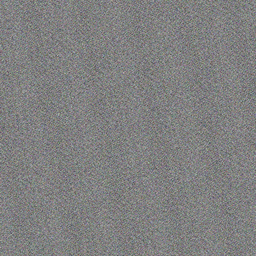
#> input picture Images/encrypted.png, 256 x 256 px, shrunk from 1060 x 1060 before the run, found by its file name; the run also reads 1 picture not shown here
$ python main.py
#> lines starting #> are read from the running program, lines starting #| are printed output that depends on the picture
### read_from_img.py
"""
Load RGB images as NumPy tensors and pad so height and width are multiples of k
(key-matrix dimension) and equal (square tensor), so Arnold scrambling works on
each channel without extra reshaping.

Depends: numpy, Pillow (pip install numpy pillow).
"""

from __future__ import annotations

from pathlib import Path
from typing import Tuple, Union

import numpy as np
from PIL import Image

PathLike = Union[str, Path]


class PaddedRGBImageLoader:
    """
    Read images from a directory, build a uint8 rank-3 tensor (N, N, 3).
    Each side is rounded up to a multiple of k; the shorter side is then padded
    to match the longer so H == W (square), compatible with the Arnold map.
    """

    def __init__(self, k: int, images_dir: PathLike | None = None) -> None:
        if k < 1:
            raise ValueError("k (key matrix dimension) must be a positive integer.")
        self.k = k
        base = Path(__file__).resolve().parent
        self.images_dir = Path(images_dir) if images_dir is not None else base / "Images" / "Original"
        self.images_dir = self.images_dir.resolve()

        self._tensor: np.ndarray | None = None
        self._original_shape: tuple[int, int] | None = None
        self._padded_shape: tuple[int, int] | None = None

    def _pad_spatial(self, arr: np.ndarray) -> np.ndarray:
        """
        Pad (H, W, C) so the result is square with side length a multiple of k.

        First round H and W up to multiples of k; then pad the shorter axis
        (bottom/right) up to max of those two sides so Arnold can run on (N, N).
        """
        h, w = arr.shape[0], arr.shape[1]
        kh = ((h + self.k - 1) // self.k) * self.k
        kw = ((w + self.k - 1) // self.k) * self.k
        side = max(kh, kw)
        pad_h = side - h
        pad_w = side - w
        if pad_h == 0 and pad_w == 0:
            return arr
        return np.pad(
            arr,
            ((0, pad_h), (0, pad_w), (0, 0)),
            mode="constant",
            constant_values=0,
        )

    def load(self, filename: str) -> Tuple[np.ndarray, np.ndarray, np.ndarray]:
        """
        Load ``filename`` from ``images_dir``, return (R, G, B) each shape (N, N),
        uint8, with identical spatial padding on all channels (square, multiple of k).
        """
        path = self.images_dir / filename
        if not path.is_file():
            raise FileNotFoundError(f"No image at {path}")

        with Image.open(path) as im:
            im = im.convert("RGB")
            tensor = np.asarray(im, dtype=np.uint8)

        self._original_shape = (tensor.shape[0], tensor.shape[1])
        padded = self._pad_spatial(tensor)
        self._padded_shape = (padded.shape[0], padded.shape[1])
        self._tensor = padded

        r = padded[:, :, 0].copy()
        g = padded[:, :, 1].copy()
        b = padded[:, :, 2].copy()
        return r, g, b

    # [6 lines left out: function tensor, not called in this run]

    @property
    def original_shape(self) -> tuple[int, int]:
        if self._original_shape is None:
            raise RuntimeError("Call load() before accessing original_shape.")
        return self._original_shape

    # [5 lines left out: function padded_shape, not called in this run]


# [46 lines that do not run on import are left out]

### hill_cipher_engine.py
"""
Core Hill Cipher Engine

Implements the Two-Stage Hill Cipher (TSHC)

Public API

- generate_key(n, q)          → random n×n key from SL_n(F_q)
- block_divide(channel, n)    → (blocks, orig_shape, padded_shape)
- block_merge(blocks, orig_shape, padded_shape, n)
- encrypt_channel(channel, K, n, q, pre=True)
- decrypt_channel(cipher_channel, K, n, q, pre=True)

All arithmetic is mod q (prime field F_q).

Dependencies: numpy, sympy (for modular matrix inverse / SL_n sampling).
"""

from __future__ import annotations

import math
from typing import List, Tuple

import numpy as np


# Finite-field helpers

def _mod_det(M: np.ndarray, q: int) -> int:
    """Determinant of an integer matrix mod q (Bareiss-style, exact)."""
    A = M.astype(object) % q          # use Python ints to avoid overflow
    n = A.shape[0]
    sign = 1
    for col in range(n):
        # find pivot
        pivot_row = None
        for row in range(col, n):
            if int(A[row, col]) % q != 0:
                pivot_row = row
                break
        if pivot_row is None:
            return 0
        if pivot_row != col:
            A[[col, pivot_row]] = A[[pivot_row, col]]
            sign *= -1
        inv_pivot = pow(int(A[col, col]) % q, -1, q)   # modular inverse
        for row in range(col + 1, n):
            factor = int(A[row, col]) * inv_pivot % q
            A[row] = (A[row] - factor * A[col]) % q
    det = sign
    for i in range(n):
        det = det * int(A[i, i]) % q
    return int(det) % q


def _mod_inv_matrix(M: np.ndarray, q: int) -> np.ndarray:
    """
    Modular inverse of matrix M over F_q using Gauss-Jordan elimination.
    For keys in SL_n(F_q), inv(K) == adj(K) since det=1.
    Raises ValueError if M is singular mod q.
    """
    n = M.shape[0]
    A = np.hstack([M.astype(object) % q,
                   np.eye(n, dtype=object)])
    for col in range(n):
        pivot_row = None
        for row in range(col, n):
            if int(A[row, col]) % q != 0:
                pivot_row = row
                break
        if pivot_row is None:
            raise ValueError("Matrix is singular mod q; cannot invert.")
        if pivot_row != col:
            A[[col, pivot_row]] = A[[pivot_row, col]]
        inv_pivot = pow(int(A[col, col]) % q, -1, q)
        A[col] = A[col] * inv_pivot % q
        for row in range(n):
            if row != col:
                factor = int(A[row, col])
                A[row] = (A[row] - factor * A[col]) % q
    return np.array(A[:, n:], dtype=np.int64)


def _mat_mul_mod(A: np.ndarray, B: np.ndarray, q: int) -> np.ndarray:
    """Matrix multiplication mod q."""
    return (A.astype(object) @ B.astype(object) % q).astype(np.int64)


# Key generation from SL_n(F_q)

# [36 lines left out: function generate_key, not called in this run]


# Block division / merge  (with automatic zero-padding)


def block_divide(
    channel: np.ndarray,
    n: int,
) -> Tuple[List[np.ndarray], Tuple[int, int], Tuple[int, int]]:
    """
    Divide a 2D channel into non-overlapping n×n sub-blocks.

    If the channel dimensions are not divisible by n, zero-pad the right /
    bottom edges (the paper states redundant rows/columns are appended and
    stripped during decryption).

    Parameters
    ----------
    channel : (H, W) uint8 or int array
    n       : block size

    Returns
    -------
    blocks       : list of (n, n) int64 arrays, row-major order
    orig_shape   : (H, W) before padding
    padded_shape : (H', W') after padding (multiples of n)
    """
    orig_shape = channel.shape[:2]
    H, W = orig_shape
    H_pad = math.ceil(H / n) * n
    W_pad = math.ceil(W / n) * n
    padded = np.zeros((H_pad, W_pad), dtype=np.int64)
    padded[:H, :W] = channel.astype(np.int64)

    blocks: List[np.ndarray] = []
    for r in range(0, H_pad, n):
        for c in range(0, W_pad, n):
            blocks.append(padded[r:r+n, c:c+n].copy())

    return blocks, orig_shape, (H_pad, W_pad)


def block_merge(
    blocks: List[np.ndarray],
    orig_shape: Tuple[int, int],
    padded_shape: Tuple[int, int],
    n: int,
) -> np.ndarray:
    """
    Reassemble blocks into a 2D channel and strip the padding.

    Parameters

    blocks       : list of (n, n) arrays (same order as block_divide output)
    orig_shape   : (H, W) original dimensions
    padded_shape : (H', W') padded dimensions
    n            : block size

    Returns
    channel : (H, W) uint8 array
    """
    H_pad, W_pad = padded_shape
    canvas = np.zeros((H_pad, W_pad), dtype=np.int64)
    idx = 0
    for r in range(0, H_pad, n):
        for c in range(0, W_pad, n):
            canvas[r:r+n, c:c+n] = blocks[idx]
            idx += 1

    H, W = orig_shape
    return canvas[:H, :W]


# Single-block encrypt / decrypt

# [11 lines left out: function _encrypt_block, not called in this run]


def _decrypt_block(C: np.ndarray, K_inv: np.ndarray, q: int, pre: bool) -> np.ndarray:
    """
    B = K_inv @ C  mod q   (if encryption used pre-multiplication)
    B = C @ K_inv  mod q   (if encryption used post-multiplication)
    """
    if pre:
        return _mat_mul_mod(K_inv, C, q)
    else:
        return _mat_mul_mod(C, K_inv, q)


# Full-channel encrypt / decrypt

# [34 lines left out: function encrypt_channel, not called in this run]


def decrypt_channel(
    cipher_channel: np.ndarray,
    K: np.ndarray,
    n: int,
    q: int,
    pre: bool = True,
) -> np.ndarray:
    """
    Reverse Hill Cipher on one (H, W) channel.

    Parameters

    cipher_channel : encrypted (H, W) uint8 / int array
    K              : (n, n) key matrix used during encryption (from SL_n(F_q))
    n              : block size
    q              : prime modulus
    pre            : must match the value used in encrypt_channel

    Returns

    plain_channel : (H, W) uint8 array
    """
    K_inv = _mod_inv_matrix(K, q)
    blocks, orig_shape, padded_shape = block_divide(cipher_channel, n)
    dec_blocks = [_decrypt_block(b, K_inv, q, pre) for b in blocks]
    return block_merge(dec_blocks, orig_shape, padded_shape, n)


# Quick self-test

# [43 lines that do not run on import are left out]

### arnold_transform.py
"""
Discrete Arnold (cat) map for scrambling square 2D channels, and the inverse map.

Typical use: after per-channel Hill encryption, permute pixels with ``scramble``;
use ``inverse`` before decryption. Requires height == width (classical Arnold on Z_N^2).

Depends: numpy.
"""

from __future__ import annotations

from typing import Tuple, Union

import numpy as np

ChannelBundle = Union[
    np.ndarray,
    Tuple[np.ndarray, np.ndarray, np.ndarray],
]


class ArnoldScrambler:
    """
    Forward and inverse Arnold cat map on square matrices.

    One iteration moves pixel (i, j) to ((i + j) mod N, (i + 2j) mod N)
    with N = height = width (row/column indices in [0, N)).
    """

    @staticmethod
    def _assert_square(channel: np.ndarray) -> int:
        if channel.ndim != 2:
            raise ValueError("Each channel must be a 2D array.")
        h, w = channel.shape
        if h != w:
            raise ValueError(
                "Arnold transform requires a square channel (H == W); "
                f"got shape {channel.shape}."
            )
        return h

    # [8 lines left out: function _one_step_forward, not called in this run]

    @staticmethod
    def _one_step_inverse(channel: np.ndarray, n: int) -> np.ndarray:
        rows, cols = np.indices((n, n))
        i_orig = (2 * rows - cols) % n
        j_orig = (cols - rows) % n
        out = np.empty_like(channel)
        out[i_orig, j_orig] = channel[rows, cols]
        return out

    # [37 lines left out: function scramble, not called in this run]

    @classmethod
    def inverse(
        cls,
        channels: ChannelBundle,
        iterations: int = 1,
    ) -> Union[np.ndarray, Tuple[np.ndarray, np.ndarray, np.ndarray]]:
        """Apply the inverse Arnold map ``iterations`` times (undo ``scramble``)."""
        if iterations < 0:
            raise ValueError("iterations must be non-negative.")

        if isinstance(channels, tuple) and len(channels) == 3:
            r, g, b = channels
            return (
                cls._inverse_single(r, iterations),
                cls._inverse_single(g, iterations),
                cls._inverse_single(b, iterations),
            )

        arr = np.asarray(channels)
        if arr.ndim == 2:
            return cls._inverse_single(arr, iterations)
        if arr.ndim == 3 and arr.shape[2] == 3:
            out = np.empty_like(arr)
            for c in range(3):
                out[:, :, c] = cls._inverse_single(arr[:, :, c], iterations)
            return out

        raise ValueError(
            "Expected a (N,N) array, a (N,N,3) array, or a tuple of three (N,N) arrays."
        )

    # [7 lines left out: function _scramble_single, not called in this run]

    @classmethod
    def _inverse_single(cls, channel: np.ndarray, iterations: int) -> np.ndarray:
        n = cls._assert_square(channel)
        out = np.array(channel, copy=True, order="C")
        for _ in range(iterations):
            out = cls._one_step_inverse(out, n)
        return out


# [20 lines that do not run on import are left out]

### decryption_validator.py
"""
Decryption and Validation Engine

Primary Responsibilities:
1. Matrix Simplification: Calculate the modular inverse of the Hill Cipher key via Gauss-Jordan elimination.
2. Decryption Pipeline: Orchestrate the LIFO reversal of the Two-Stage Hill Cipher (TSHC).
3. Statistical Validation: Prove lossless data recovery using MSE and PSNR.

Dependencies: numpy, hill_cipher_engine, arnold_transform
"""

from __future__ import annotations
import numpy as np

# Imports from the Cryptography Engine and Image Processor modules
from hill_cipher_engine import decrypt_channel, _mod_inv_matrix
from arnold_transform import ArnoldScrambler

class DecryptionValidator:
    def __init__(self, key_matrix: np.ndarray, n: int, q: int, pre: bool = True, arnold_iters: int = 1):
        """
        Initializes the decryption engine and calculates the modular inverse.
        Parameters match the 'n' (block size) and 'q' (modulo) from the encryption engine.
        """
        self.K = key_matrix
        self.n = n
        self.q = q
        self.pre = pre
        self.arnold_iters = arnold_iters

        from hill_cipher_engine import _mod_det
        det = _mod_det(self.K, self.q)
        if det == 0:
            raise ValueError(f"Key matrix is singular mod {self.q}!")
        print(f"Key verified: det = {det} mod {self.q} (invertible)")

    def decrypt_full_image(self, cipher_tensor: np.ndarray) -> np.ndarray:
        """
        Reverses the Two-Stage Hill Cipher (TSHC) pipeline.
        Expects a padded (N, N, 3) tensor.
        Order: Inverse Arnold 2 -> Inverse Hill 2 -> Inverse Arnold 1 -> Inverse Hill 1
        """
        print("--- Initiating Decryption Pipeline ---")


        # Step 1: Reverse Stage 2 Arnold Transform
        print("Step 1: Reversing Stage 2 Arnold Transform...")
        step1_tensor = ArnoldScrambler.inverse(cipher_tensor, iterations=self.arnold_iters)

        # Step 2: Reverse Stage 2 Hill Cipher
        print("Step 2: Reversing Stage 2 Hill Cipher...")
        step2_tensor = np.empty_like(step1_tensor)
        for c in range(3): # Iterate over R, G, B channels independently
            step2_tensor[:, :, c] = decrypt_channel(
                step1_tensor[:, :, c], self.K, self.n, self.q, self.pre
            )

        # Step 3: Reverse Stage 1 Arnold Transform
        print("Step 3: Reversing Stage 1 Arnold Transform...")
        step3_tensor = ArnoldScrambler.inverse(step2_tensor, iterations=self.arnold_iters)

        # Step 4: Reverse Stage 1 Hill Cipher
        print("Step 4: Reversing Stage 1 Hill Cipher...")
        decrypted_tensor = np.empty_like(step3_tensor)
        for c in range(3):
            decrypted_tensor[:, :, c] = decrypt_channel(
                step3_tensor[:, :, c], self.K, self.n, self.q, self.pre
            )

        print("Decryption Complete.\n")
        return decrypted_tensor

    def calculate_mse(self, original_tensor: np.ndarray, decrypted_tensor: np.ndarray) -> float:
        """Calculates the Mean Square Error between the original and decrypted tensors."""
        orig = original_tensor.astype(np.float64)
        dec = decrypted_tensor.astype(np.float64)
        return float(np.mean((orig - dec) ** 2))

    def calculate_psnr(self, mse: float, max_pixel_value: float = 255.0) -> float:
        """Calculates the Peak Signal-to-Noise Ratio."""
        if mse == 0.0:
            return float('inf') # Perfect reconstruction
        return float(10 * np.log10((max_pixel_value ** 2) / mse))

    def validate_matrices(self, original_tensor: np.ndarray, decrypted_tensor: np.ndarray) -> tuple[float, float]:
        """
        Runs statistical validation to prove that the matrix transformations were completely lossless.
        """
        print("--- Validation & Statistical Analysis ---")
        mse = self.calculate_mse(original_tensor, decrypted_tensor)
        psnr = self.calculate_psnr(mse)

        print(f"Mean Square Error (MSE): {mse}")
        print(f"Peak Signal-to-Noise Ratio (PSNR): {psnr} dB")

        if mse == 0.0:
            print("🎉 PERFECT: Lossless decryption confirmed!")
        elif psnr >= 45:
            print("✅ EXCELLENT: Decryption quality is very high (PSNR > 45 dB)")
        elif psnr >= 35:
            print("✓ GOOD: Decryption quality is acceptable (PSNR > 35 dB)")
        elif psnr >= 25:
            print("⚠️ FAIR: Some quality loss detected")
        else:
            print("❌ POOR: Significant data loss or corruption detected")


        return mse, psnr

### main.py
#!/usr/bin/env python3
"""
Two-Stage Hill Cipher + Arnold Scramble — Simple Script Version

Just edit the CONFIG section below and run:
  python main.py
"""

from __future__ import annotations

import numpy as np
from PIL import Image
from pathlib import Path
import os

# Local imports
from read_from_img import PaddedRGBImageLoader
from hill_cipher_engine import generate_key, encrypt_channel, decrypt_channel, _mod_det
from arnold_transform import ArnoldScrambler
from decryption_validator import DecryptionValidator


# ==================== CONFIGURATION ====================
# Edit these values to change behavior

# Paths
INPUT_IMAGE = Path("Images/Original/input.jpg")        # Image to encrypt/decrypt
OUTPUT_ENCRYPTED = Path("Images/Encrypted/encrypted.png")
OUTPUT_DECRYPTED = Path("Images/decrypted.jpg")
KEY_FILE = Path("Images/key.npy")             # Where to save/load the key

# Cryptographic parameters
N = 4                  # Hill block size / key matrix dimension (e.g., 4 for 4x4)
Q = 251                # Prime modulus (must be prime, ≤256 for uint8 pixels)
PRE_MULTIPLY = True    # Hill cipher: True = K@B, False = B@K
ARNOLD_ITERS = 5       # Arnold map iterations per stage
RANDOM_SEED = 42       # For reproducible key generation (None = random)

# Mode: set to "encrypt" or "decrypt"
MODE = "decrypt"       # Change to "decrypt" to run decryption pipeline
# =======================================================


# [33 lines left out: function encrypt_tshc, not called in this run]


def save_rgb(r, g, b, path):
    """Save RGB channels as PNG."""
    img = np.dstack([r, g, b])
    img = np.clip(img, 0, 255).astype(np.uint8)
    # Ensure parent directory exists
    path.parent.mkdir(parents=True, exist_ok=True)
    Image.fromarray(img, mode="RGB").save(path)
    print(f"✓ Saved: {path}")


# [52 lines left out: function run_encrypt, not called in this run]


def run_decrypt(K, original_shape=None):
    print(f"🔓 DECRYPTING: {OUTPUT_ENCRYPTED} → {OUTPUT_DECRYPTED}")

    # Load encrypted image
    loader = PaddedRGBImageLoader(k=N, images_dir=OUTPUT_ENCRYPTED.parent)
    er, eg, eb = loader.load(OUTPUT_ENCRYPTED.name)
    cipher_tensor = np.dstack([er, eg, eb])

    # Decrypt using validator (handles reverse pipeline)
    validator = DecryptionValidator(
        key_matrix=K,
        n=N,
        q=Q,
        pre=PRE_MULTIPLY,
        arnold_iters=ARNOLD_ITERS,
    )
    decrypted = validator.decrypt_full_image(cipher_tensor)

    # Crop to original dimensions if known
    if original_shape:
        h, w = original_shape
        decrypted = decrypted[:h, :w, :]
        print(f"  Cropped to original size: {(h, w)}")

    # Save
    dr, dg, db = decrypted[:, :, 0], decrypted[:, :, 1], decrypted[:, :, 2]
    save_rgb(dr, dg, db, OUTPUT_DECRYPTED)

    # Validate if original is available
    orig_path = INPUT_IMAGE if MODE == "decrypt" and INPUT_IMAGE.exists() else None
    if orig_path and original_shape:
        print("\n🔍 Validating...")
        orig_loader = PaddedRGBImageLoader(k=N, images_dir=orig_path.parent)
        or_, og, ob = orig_loader.load(orig_path.name)
        orig_tensor = np.dstack([or_, og, ob])
        orig_cropped = orig_tensor[:original_shape[0], :original_shape[1], :]

        mse, psnr = validator.validate_matrices(orig_cropped, decrypted)
    print()


# [38 lines left out: function debug_encryption_stages, not called in this run]

# Call this in run_encrypt before saving

def main():
    print(f"\n{'='*60}")
    print(f"Two-Stage Hill Cipher + Arnold Scramble")
    print(f"Params: n={N}, q={Q}, pre={PRE_MULTIPLY}, arnold_iters={ARNOLD_ITERS}")
    print(f"{'='*60}\n")

    if MODE == "encrypt":

        K, orig_shape = run_encrypt()
        debug_encryption_stages()
        # Optional: auto-decrypt to test round-trip
        # run_decrypt(K, orig_shape)

        print("\n" + "="*60)
        print("VERIFYING ENCRYPTION OUTPUT")
        print("="*60)

        # Check if encryption produced valid files


        if os.path.exists(OUTPUT_ENCRYPTED):
            enc_img = Image.open(OUTPUT_ENCRYPTED)
            enc_array = np.asarray(enc_img)
            print(f"✓ Encrypted image saved: {enc_array.shape}")
            print(f"  Value range: {enc_array.min()}-{enc_array.max()}")

            # Check if values are within modulus
            if enc_array.max() < Q:
                print(f"✓ All encrypted values < {Q} (good)")
            else:
                print(f"⚠️ Warning: Encrypted values exceed {Q}")
        else:
            print(f"❌ ERROR: Encrypted image not saved!")

        if os.path.exists(KEY_FILE):
            key = np.load(KEY_FILE)
            print(f"✓ Key saved: shape {key.shape}")
        else:
            print(f"❌ ERROR: Key not saved!")

    elif MODE == "decrypt":
        if not KEY_FILE.exists():
            print(f"❌ Key file not found: {KEY_FILE}")
            print("   Run encryption first, or set RANDOM_SEED to regenerate key.")
            return 1
        K = np.load(KEY_FILE)
#> (reads Images/key.npy from the repository)
        print(f"  Loaded key from {KEY_FILE}")
        # Get original shape from encrypted image
        temp_loader = PaddedRGBImageLoader(k=N, images_dir=OUTPUT_ENCRYPTED.parent)
        temp_loader.load(OUTPUT_ENCRYPTED.name)
#> in load, im is the input picture: PIL image 256x256 RGB; mean R, G, B 127.9, 127.9, 127.8
#> in load, `r = padded[:, :, 0].copy()`:
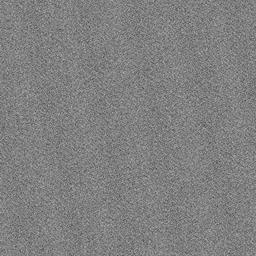
#> r: shape (256, 256); min 70, max 179, mean 127.9
#> in load, `g = padded[:, :, 1].copy()`:
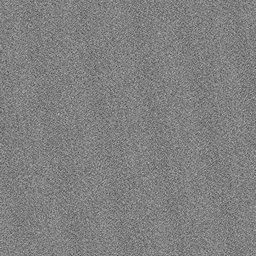
#> g: shape (256, 256); min 73, max 192, mean 127.9
#> in load, `b = padded[:, :, 2].copy()`:
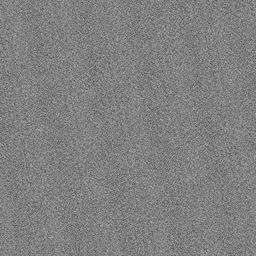
#> b: shape (256, 256); min 70, max 183, mean 127.8

        run_decrypt(K, original_shape=temp_loader.original_shape)
#> the loop in inverse, `for c in range(3):` made 3 passes
#> pass 1, in _one_step_inverse, `rows, cols = np.indices((n, n))`:
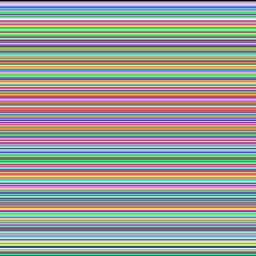
#> rows: shape (256, 256) int64; 256 distinct labels, from 0 to 255; one colour per label, 0 black
#> pass 1, in _one_step_inverse, `rows, cols = np.indices((n, n))`:
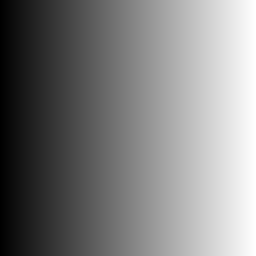
#> cols: shape (256, 256) int64; min 0, max 255, mean 127.5
#> pass 1, in _one_step_inverse, `i_orig = (2 * rows - cols) % n`:
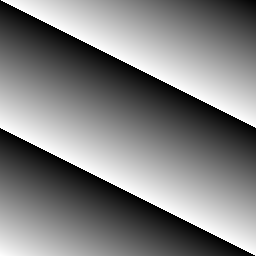
#> i_orig: shape (256, 256) int64; min 0, max 255, mean 127.5
#> pass 1, in _one_step_inverse, `j_orig = (cols - rows) % n`:
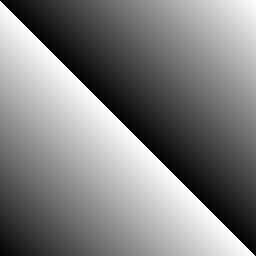
#> j_orig: shape (256, 256) int64; min 0, max 255, mean 127.5
#> (the rest of the program and of its run is left out)
